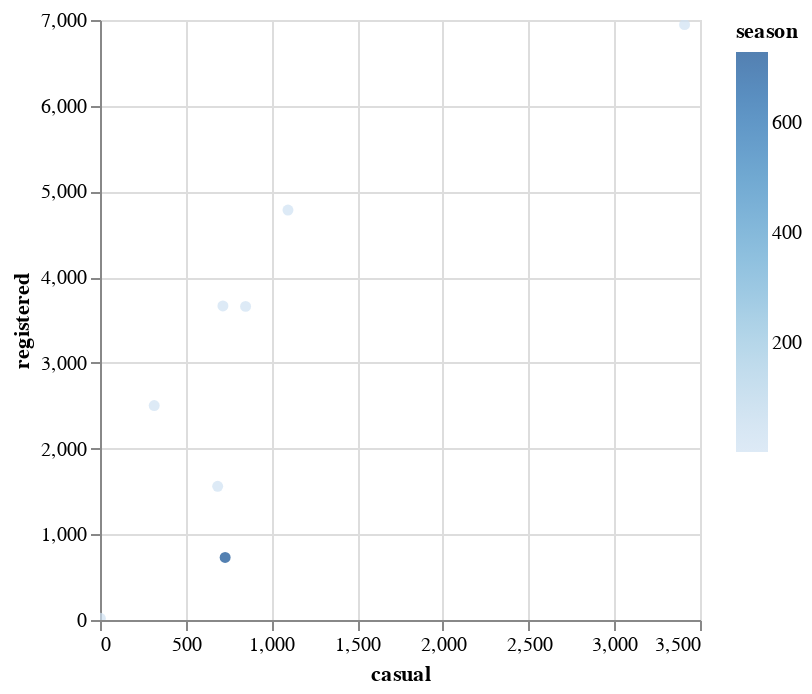

Notebook code cell kept with this figure:
### Code cell
import altair as alt
alt.Chart(numerical_summary).mark_circle().encode(
    x='casual',
    y='registered',
    color='season'
).interactive()

### Figure 1 — Vega-Lite specification as saved in the notebook (floating-point values rounded to 4 significant figures)
{"config": {"view": {"continuousWidth": 300, "continuousHeight": 300}}, "data": {"name": "data-1de6092287b6cde520d03cc1875bb6d1"}, "mark": {"type": "circle"}, "encoding": {"color": {"field": "season", "type": "quantitative"}, "x": {"field": "casual", "type": "quantitative"}, "y": {"field": "registered", "type": "quantitative"}}, "params": [{"name": "param_1", "select": {"type": "interval", "encodings": ["x", "y"]}, "bind": "scales"}], "$schema": "https://vega.github.io/schema/vega-lite/v5.20.1.json", "datasets": {"data-1de6092287b6cde520d03cc1875bb6d1": [{"instant": 730.0, "season": 730.0, "yr": 730.0, "mnth": 730.0, "holiday": 730.0, "weekday": 730.0, "workingday": 730.0, "weathersit": 730.0, "temp": 730.0, "atemp": 730.0, "hum": 730.0, "windspeed": 730.0, "casual": 730.0, "registered": 730.0, "cnt": 730.0}, {"instant": 365.5, "season": 2.499, "yr": 0.5, "mnth": 6.526, "holiday": 0.02877, "weekday": 2.997, "workingday": 0.6836, "weathersit": 1.395, "temp": 20.32, "atemp": 23.73, "hum": 62.77, "windspeed": 12.76, "casual": 849.2, "registered": 3659.0, "cnt": 4508.0}, {"instant": 210.9, "season": 1.11, "yr": 0.5003, "mnth": 3.45, "holiday": 0.1673, "weekday": 2.006, "workingday": 0.4654, "weathersit": 0.5448, "temp": 7.507, "atemp": 8.15, "hum": 14.24, "windspeed": 5.196, "casual": 686.5, "registered": 1560.0, "cnt": 1936.0}, {"instant": 1.0, "season": 1.0, "yr": 0.0, "mnth": 1.0, "holiday": 0.0, "weekday": 0.0, "workingday": 0.0, "weathersit": 1.0, "temp": 2.424, "atemp": 3.953, "hum": 0.0, "windspeed": 1.5, "casual": 2.0, "registered": 20.0, "cnt": 22.0}, {"instant": 183.2, "season": 2.0, "yr": 0.0, "mnth": 4.0, "holiday": 0.0, "weekday": 1.0, "workingday": 0.0, "weathersit": 1.0, "temp": 13.81, "atemp": 16.89, "hum": 52.0, "windspeed": 9.042, "casual": 316.2, "registered": 2502.0, "cnt": 3170.0}, {"instant": 365.5, "season": 3.0, "yr": 0.5, "mnth": 7.0, "holiday": 0.0, "weekday": 3.0, "workingday": 1.0, "weathersit": 1.0, "temp": 20.47, "atemp": 24.37, "hum": 62.62, "windspeed": 12.13, "casual": 717.0, "registered": 3664.0, "cnt": 4548.0}, {"instant": 547.8, "season": 3.0, "yr": 1.0, "mnth": 10.0, "holiday": 0.0, "weekday": 5.0, "workingday": 1.0, "weathersit": 2.0, "temp": 26.88, "atemp": 30.45, "hum": 72.99, "windspeed": 15.63, "casual": 1096.0, "registered": 4783.0, "cnt": 5966.0}, {"instant": 730.0, "season": 4.0, "yr": 1.0, "mnth": 12.0, "holiday": 1.0, "weekday": 6.0, "workingday": 1.0, "weathersit": 3.0, "temp": 35.33, "atemp": 42.04, "hum": 97.25, "windspeed": 34.0, "casual": 3410.0, "registered": 6946.0, "cnt": 8714.0}]}}
